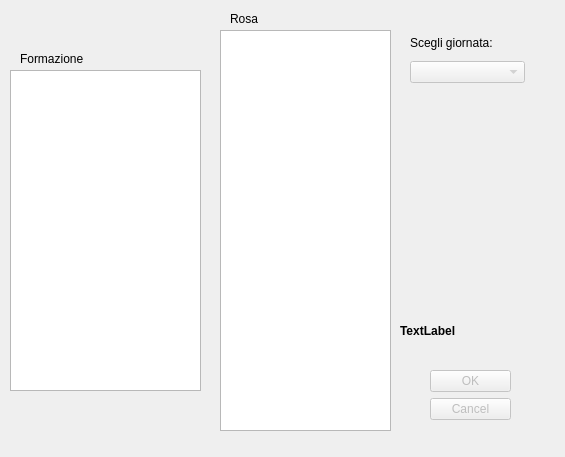
<?xml version="1.0" encoding="UTF-8"?>
<ui version="4.0">
 <class>Formazione</class>
 <widget class="QDialog" name="Formazione">
  <property name="geometry">
   <rect>
    <x>0</x>
    <y>0</y>
    <width>565</width>
    <height>457</height>
   </rect>
  </property>
  <property name="windowTitle">
   <string>Inserisci formazione</string>
  </property>
  <widget class="QDialogButtonBox" name="buttonBox">
   <property name="enabled">
    <bool>false</bool>
   </property>
   <property name="geometry">
    <rect>
     <x>430</x>
     <y>370</y>
     <width>81</width>
     <height>63</height>
    </rect>
   </property>
   <property name="orientation">
    <enum>Qt::Vertical</enum>
   </property>
   <property name="standardButtons">
    <set>QDialogButtonBox::Cancel|QDialogButtonBox::Ok</set>
   </property>
  </widget>
  <widget class="QLabel" name="labelPo">
   <property name="geometry">
    <rect>
     <x>230</x>
     <y>10</y>
     <width>91</width>
     <height>18</height>
    </rect>
   </property>
   <property name="text">
    <string>Rosa</string>
   </property>
  </widget>
  <widget class="QWidget" name="layoutWidget">
   <property name="geometry">
    <rect>
     <x>410</x>
     <y>30</y>
     <width>115</width>
     <height>53</height>
    </rect>
   </property>
   <layout class="QVBoxLayout">
    <item>
     <widget class="QLabel" name="label_5">
      <property name="text">
       <string>Scegli giornata:</string>
      </property>
     </widget>
    </item>
    <item>
     <widget class="QComboBox" name="giornataCombo">
      <property name="enabled">
       <bool>false</bool>
      </property>
     </widget>
    </item>
   </layout>
  </widget>
  <widget class="QTableWidget" name="tableFormazione">
   <property name="geometry">
    <rect>
     <x>10</x>
     <y>70</y>
     <width>191</width>
     <height>321</height>
    </rect>
   </property>
   <property name="dragEnabled">
    <bool>true</bool>
   </property>
   <property name="dragDropMode">
    <enum>QAbstractItemView::DragDrop</enum>
   </property>
   <property name="showGrid">
    <bool>false</bool>
   </property>
   <attribute name="horizontalHeaderVisible">
    <bool>false</bool>
   </attribute>
   <attribute name="verticalHeaderVisible">
    <bool>false</bool>
   </attribute>
  </widget>
  <widget class="QTableWidget" name="tableRosa">
   <property name="geometry">
    <rect>
     <x>220</x>
     <y>30</y>
     <width>171</width>
     <height>401</height>
    </rect>
   </property>
   <property name="dragEnabled">
    <bool>true</bool>
   </property>
   <property name="dragDropMode">
    <enum>QAbstractItemView::DragDrop</enum>
   </property>
   <property name="showGrid">
    <bool>false</bool>
   </property>
   <attribute name="horizontalHeaderVisible">
    <bool>false</bool>
   </attribute>
   <attribute name="verticalHeaderVisible">
    <bool>false</bool>
   </attribute>
  </widget>
  <widget class="QLabel" name="labelPo_2">
   <property name="geometry">
    <rect>
     <x>20</x>
     <y>50</y>
     <width>91</width>
     <height>18</height>
    </rect>
   </property>
   <property name="text">
    <string>Formazione</string>
   </property>
  </widget>
  <widget class="QLabel" name="labelStato">
   <property name="geometry">
    <rect>
     <x>400</x>
     <y>310</y>
     <width>151</width>
     <height>41</height>
    </rect>
   </property>
   <property name="font">
    <font>
     <weight>75</weight>
     <bold>true</bold>
    </font>
   </property>
   <property name="text">
    <string>TextLabel</string>
   </property>
  </widget>
 </widget>
 <resources/>
 <connections>
  <connection>
   <sender>buttonBox</sender>
   <signal>accepted()</signal>
   <receiver>Formazione</receiver>
   <slot>accept()</slot>
   <hints>
    <hint type="sourcelabel">
     <x>248</x>
     <y>254</y>
    </hint>
    <hint type="destinationlabel">
     <x>157</x>
     <y>274</y>
    </hint>
   </hints>
  </connection>
  <connection>
   <sender>buttonBox</sender>
   <signal>rejected()</signal>
   <receiver>Formazione</receiver>
   <slot>reject()</slot>
   <hints>
    <hint type="sourcelabel">
     <x>316</x>
     <y>260</y>
    </hint>
    <hint type="destinationlabel">
     <x>286</x>
     <y>274</y>
    </hint>
   </hints>
  </connection>
 </connections>
</ui>
